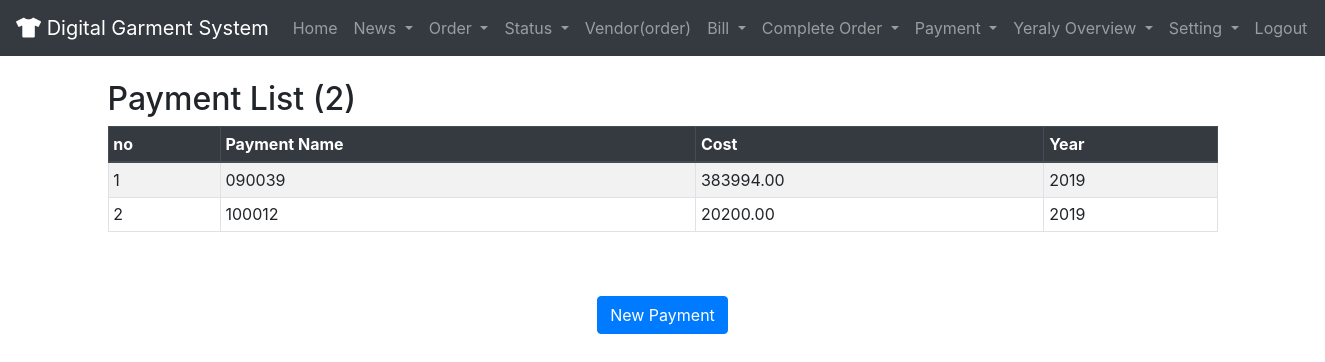
The app's page /accounting/payment_list/ (signed in) with its own data.
### accounting/models.py (models this page shows)
class Payment(models.Model):
    user = CurrentUserField()
    payment_name = models.CharField(max_length=200, blank=True,null=True, verbose_name="Payment Name or Code")
    cost = models.DecimalField(max_digits=10, decimal_places=2,null= True,blank = True)
    year =  models.PositiveIntegerField(null= True,blank= True)
    Created_at = models.DateTimeField(auto_now_add=True, null=True)
    Updated_at= models.DateTimeField(auto_now=True)

### accounting/views.py (the view)
# urls.py: path('payment_list/',payment_list,name='payment_list'),
@login_required(login_url="/")
def payment_list(request):
    payment = Payment.objects.all()
    return render(request,"payment_list.html",{'payment': payment})

### accounting/cp.py (called while the page is built)
def yoverview(request):
    q=Completed_Order.objects.values_list('year',flat=True).order_by('year').distinct()
    return({'q':q})

### templates/payment_list.html (shortened to what this page needs)
{% extends 'base.html' %}
{% load crispy_forms_tags %}
{% block content %}
<div class="container">
{% if payment.count < 1 %}
<h2 style="margin-left:40%;">Nothing to show</h2>
{% else %}
<h2> Payment List ({{payment.count}})</h2>
<table class="table table-striped table-bordered table-sm">
    <thead class="thead-dark">
    <tr>
        <th>no</th>
        <th>Payment Name</th>
        <th>Cost</th>
        <th>Year</th>
    </tr>
    </thead>
    <tbody>
      {% for payment in payment %}
    <tr>
        <td>{{forloop.counter}}</td>
        <td>{{payment.payment_name}}</td>
        <td>{{payment.cost}}</td>
        <td>{{payment.year}}</td>
    </tr>
    {% endfor %}
    </tbody>
</table>
<br>
<br>
{%if not seller%}
<center><a href="{% url 'controller:accounting:paymentcreate' %}"> <button class="btn btn-primary"> New Payment </button></a></center>
{% endif %}
{% endif %}
</div>
{% endblock %}

### templates/base.html (style rules this page uses)
body { margin: 0; }

### records on screen
Payment: payment_name "090039", cost "383994.00", year "2019"
Payment: payment_name "100012", cost "20200.00", year "2019"

### other values on screen
{{ payment.count }} "2"
